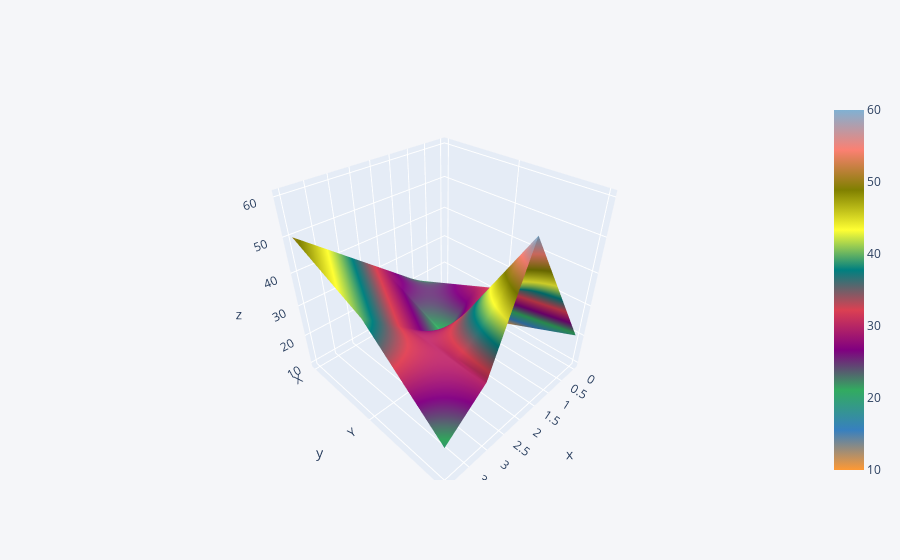

The cell this chart's notebook holds for it:
### Markdown cell above
### surface plot - area plot
* here in graph
* x = representing 0 column
* y = represnting 0 row
* z representig correspondig value

### Code cell
df2.iplot(kind = 'surface')

### Figure 1 — Plotly figure (JSON) as saved in the notebook; plotly's stock layout.template omitted (floating-point values rounded to 4 significant figures)
{"data": [{"colorscale": [[0, "rgb(255, 153, 51)"], [0.1111, "rgb(55, 128, 191)"], [0.2222, "rgb(50, 171, 96)"], [0.3333, "rgb(128, 0, 128)"], [0.4444, "rgb(219, 64, 82)"], [0.5556, "rgb(0, 128, 128)"], [0.6667, "rgb(255, 255, 51)"], [0.7778, "rgb(128, 128, 0)"], [0.8889, "rgb(251, 128, 114)"], [1, "rgb(128, 177, 211)"]], "type": "surface", "x": [0, 1, 2, 3, 4], "y": ["X", "Y", "Z"], "z": [[10, 20, 30, 40, 50], [10, 30, 20, 30, 40], [20, 40, 60, 30, 20]]}], "layout": {"legend": {"bgcolor": "#F5F6F9", "font": {"color": "#4D5663"}}, "paper_bgcolor": "#F5F6F9", "plot_bgcolor": "#F5F6F9", "title": {"font": {"color": "#4D5663"}}, "xaxis": {"gridcolor": "#E1E5ED", "showgrid": true, "tickfont": {"color": "#4D5663"}, "title": {"font": {"color": "#4D5663"}, "text": ""}, "zerolinecolor": "#E1E5ED"}, "yaxis": {"gridcolor": "#E1E5ED", "showgrid": true, "tickfont": {"color": "#4D5663"}, "title": {"font": {"color": "#4D5663"}, "text": ""}, "zerolinecolor": "#E1E5ED"}}}
